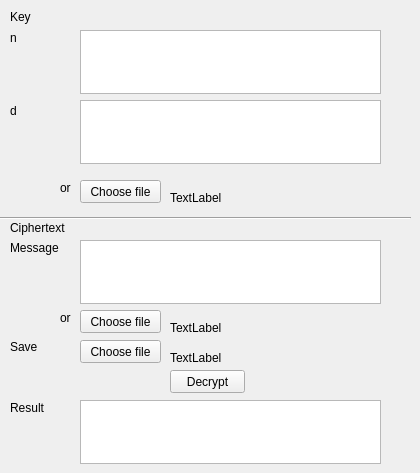
     <widget class="QWidget" name="tab_7">
      <attribute name="title">
       <string>Decrypt</string>
      </attribute>
      <widget class="QLabel" name="label_21">
       <property name="geometry">
        <rect>
         <x>10</x>
         <y>240</y>
         <width>61</width>
         <height>16</height>
        </rect>
       </property>
       <property name="text">
        <string>Message</string>
       </property>
      </widget>
      <widget class="QTextEdit" name="rsa_dec_m_text">
       <property name="geometry">
        <rect>
         <x>80</x>
         <y>240</y>
         <width>301</width>
         <height>64</height>
        </rect>
       </property>
      </widget>
      <widget class="QPushButton" name="rsa_dec_m_file_button">
       <property name="geometry">
        <rect>
         <x>80</x>
         <y>310</y>
         <width>81</width>
         <height>23</height>
        </rect>
       </property>
       <property name="text">
        <string>Choose file</string>
       </property>
      </widget>
      <widget class="QPushButton" name="rsa_dec_button">
       <property name="geometry">
        <rect>
         <x>170</x>
         <y>370</y>
         <width>75</width>
         <height>23</height>
        </rect>
       </property>
       <property name="text">
        <string>Decrypt</string>
       </property>
      </widget>
      <widget class="QLabel" name="label_22">
       <property name="geometry">
        <rect>
         <x>10</x>
         <y>10</y>
         <width>47</width>
         <height>14</height>
        </rect>
       </property>
       <property name="text">
        <string>Key</string>
       </property>
      </widget>
      <widget class="QLabel" name="label_23">
       <property name="geometry">
        <rect>
         <x>60</x>
         <y>180</y>
         <width>21</width>
         <height>16</height>
        </rect>
       </property>
       <property name="text">
        <string>or</string>
       </property>
      </widget>
      <widget class="QLabel" name="label_24">
       <property name="geometry">
        <rect>
         <x>60</x>
         <y>310</y>
         <width>21</width>
         <height>16</height>
        </rect>
       </property>
       <property name="text">
        <string>or</string>
       </property>
      </widget>
      <widget class="QLabel" name="label_25">
       <property name="geometry">
        <rect>
         <x>10</x>
         <y>340</y>
         <width>47</width>
         <height>14</height>
        </rect>
       </property>
       <property name="text">
        <string>Save</string>
       </property>
      </widget>
      <widget class="QLabel" name="label_26">
       <property name="geometry">
        <rect>
         <x>10</x>
         <y>100</y>
         <width>61</width>
         <height>21</height>
        </rect>
       </property>
       <property name="text">
        <string>d</string>
       </property>
      </widget>
      <widget class="QPushButton" name="rsa_dec_save_file_button">
       <property name="geometry">
        <rect>
         <x>80</x>
         <y>340</y>
         <width>81</width>
         <height>23</height>
        </rect>
       </property>
       <property name="text">
        <string>Choose file</string>
       </property>
      </widget>
      <widget class="QPushButton" name="rsa_dec_key_file_button">
       <property name="geometry">
        <rect>
         <x>80</x>
         <y>180</y>
         <width>81</width>
         <height>23</height>
        </rect>
       </property>
       <property name="text">
        <string>Choose file</string>
       </property>
      </widget>
      <widget class="QTextEdit" name="rsa_dec_d_text">
       <property name="geometry">
        <rect>
         <x>80</x>
         <y>100</y>
         <width>301</width>
         <height>64</height>
        </rect>
       </property>
      </widget>
      <widget class="QLabel" name="label_27">
       <property name="geometry">
        <rect>
         <x>10</x>
         <y>30</y>
         <width>61</width>
         <height>16</height>
        </rect>
       </property>
       <property name="text">
        <string>n</string>
       </property>
      </widget>
      <widget class="QTextEdit" name="rsa_dec_n_text">
       <property name="geometry">
        <rect>
         <x>80</x>
         <y>30</y>
         <width>301</width>
         <height>64</height>
        </rect>
       </property>
      </widget>
      <widget class="QLabel" name="label_28">
       <property name="geometry">
        <rect>
         <x>10</x>
         <y>220</y>
         <width>61</width>
         <height>16</height>
        </rect>
       </property>
       <property name="text">
        <string>Ciphertext</string>
       </property>
      </widget>
      <widget class="Line" name="line_2">
       <property name="geometry">
        <rect>
         <x>0</x>
         <y>210</y>
         <width>411</width>
         <height>16</height>
        </rect>
       </property>
       <property name="orientation">
        <enum>Qt::Horizontal</enum>
       </property>
      </widget>
      <widget class="QTextEdit" name="rsa_dec_res_button">
       <property name="geometry">
        <rect>
         <x>80</x>
         <y>400</y>
         <width>301</width>
         <height>64</height>
        </rect>
       </property>
      </widget>
      <widget class="QLabel" name="label_29">
       <property name="geometry">
        <rect>
         <x>10</x>
         <y>400</y>
         <width>61</width>
         <height>16</height>
        </rect>
       </property>
       <property name="text">
        <string>Result</string>
       </property>
      </widget>
      <widget class="QLabel" name="rsa_dec_m_file_name">
       <property name="geometry">
        <rect>
         <x>170</x>
         <y>320</y>
         <width>211</width>
         <height>16</height>
        </rect>
       </property>
       <property name="text">
        <string>TextLabel</string>
       </property>
      </widget>
      <widget class="QLabel" name="rsa_dec_save_file_name">
       <property name="geometry">
        <rect>
         <x>170</x>
         <y>350</y>
         <width>211</width>
         <height>16</height>
        </rect>
       </property>
       <property name="text">
        <string>TextLabel</string>
       </property>
      </widget>
      <widget class="QLabel" name="rsa_dec_key_file_name">
       <property name="geometry">
        <rect>
         <x>170</x>
         <y>190</y>
         <width>211</width>
         <height>16</height>
        </rect>
       </property>
       <property name="text">
        <string>TextLabel</string>
       </property>
      </widget>
     </widget>
